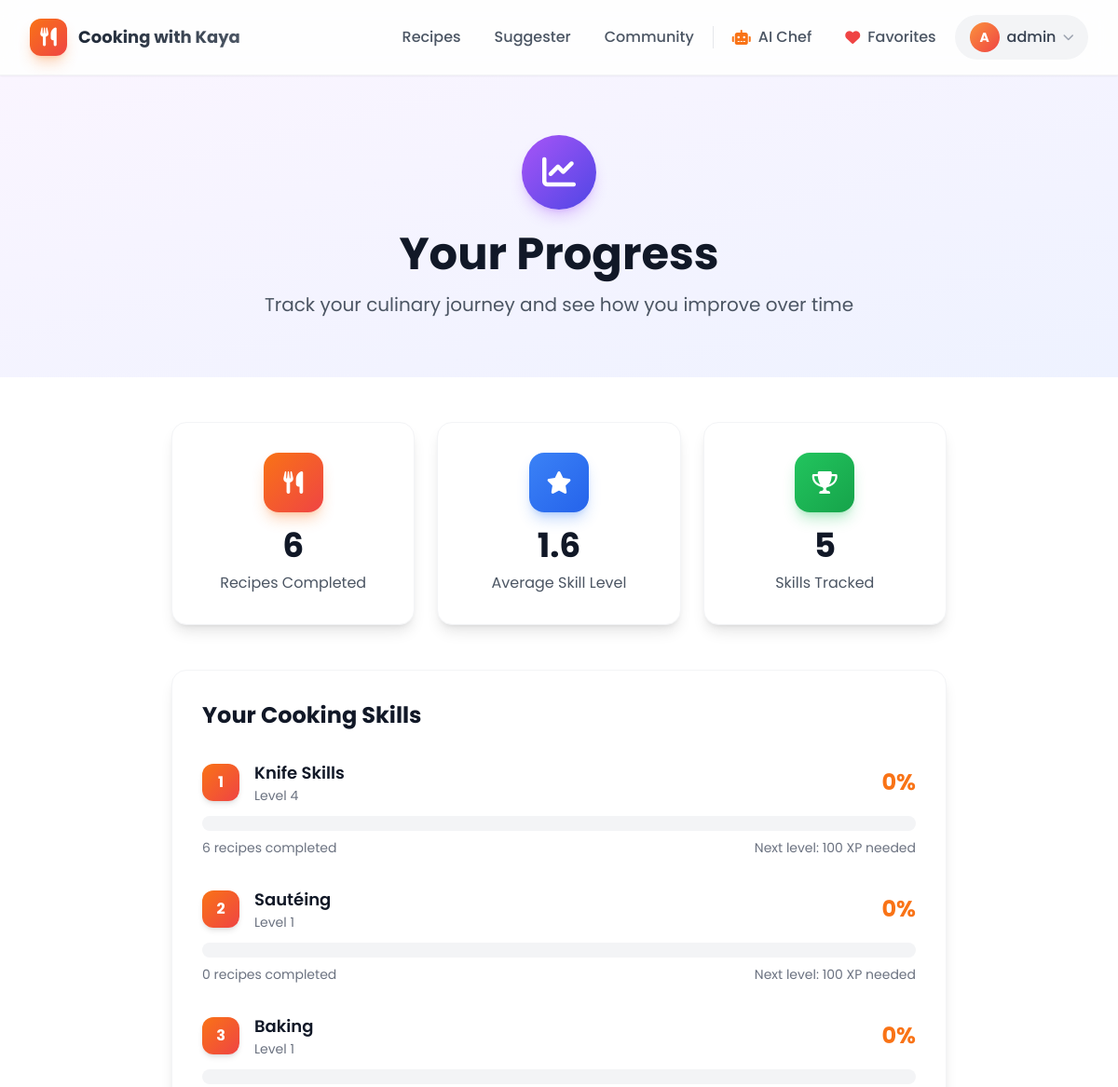
/progress (signed in, upper part), run on an earlier commit of the app's database.
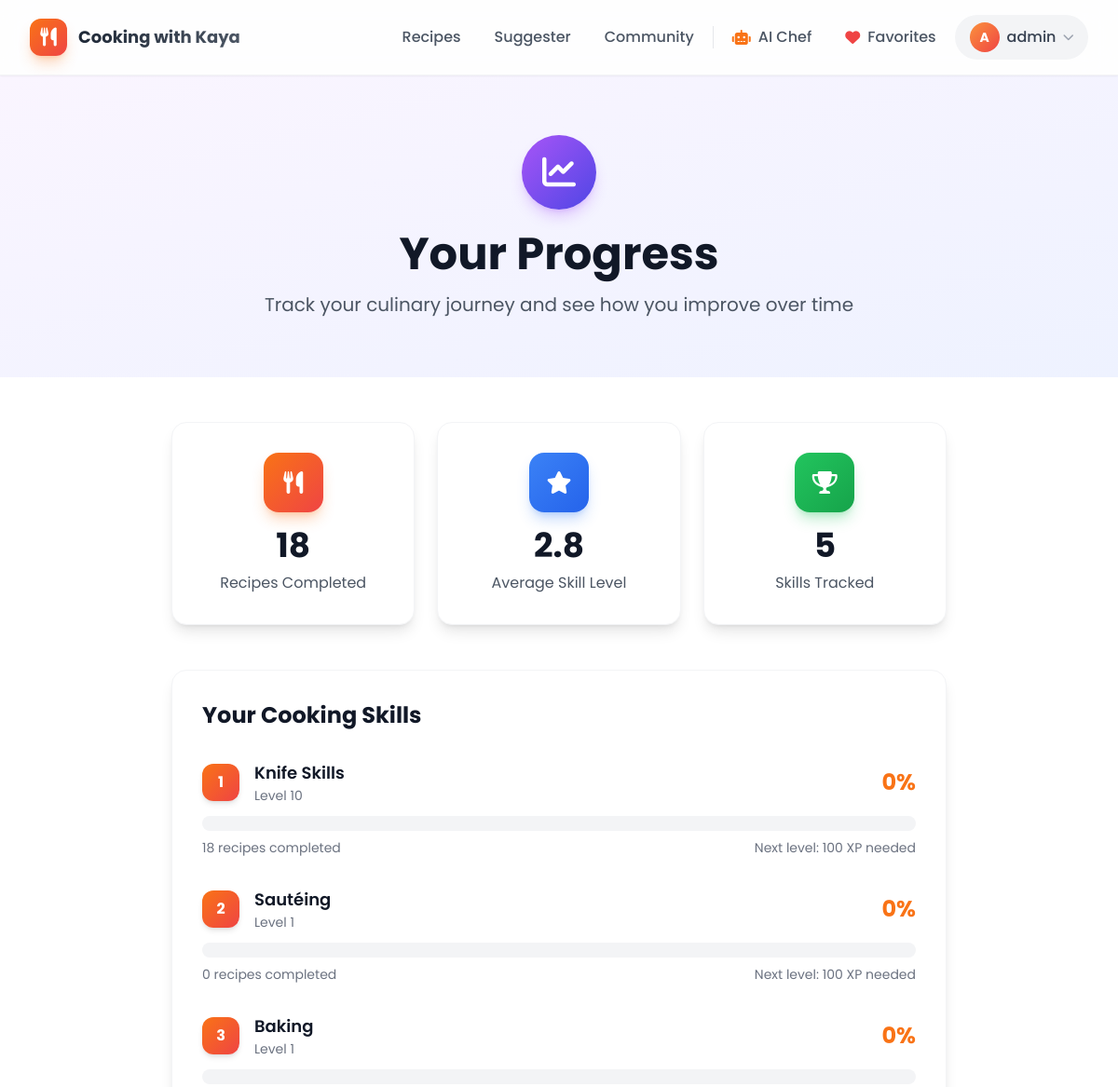
And on a later commit of the database.
### app.py (models this page shows)
class Progress(db.Model):
    id = db.Column(db.Integer, primary_key=True)
    user_id = db.Column(db.Integer, db.ForeignKey('user.id'))
    skill_name = db.Column(db.String(100))
    level = db.Column(db.Integer, default=1)
    experience = db.Column(db.Integer, default=0)
    completed_recipes = db.Column(db.Integer, default=0)
    last_updated = db.Column(db.DateTime, default=datetime.utcnow)

### app.py (the view)
@app.route('/progress')
@login_required
def progress():
    user_progress = Progress.query.filter_by(user_id=current_user.id).all()
    total_recipes = sum(p.completed_recipes for p in user_progress)
    avg_level = sum(p.level for p in user_progress) / len(user_progress) if user_progress else 0
    return render_template('progress.html',
                         progress=user_progress,
                         total_recipes=total_recipes,
                         avg_level=avg_level)

### app.py (called while the page is built)
@login_manager.user_loader
def load_user(user_id):
    return User.query.get(int(user_id))

### templates/progress.html (shortened to what the changed rows need)
{% extends "base.html" %}
{% block content %}
<section class="relative py-16 bg-gradient-to-br from-purple-50 to-indigo-50">
    <div class="max-w-7xl mx-auto px-4 sm:px-6 lg:px-8">
        <div class="text-center max-w-3xl mx-auto">
            <h1 class="text-4xl lg:text-5xl font-bold text-gray-900 mb-4">Your Progress</h1>
        </div>
    </div>
</section>
<section class="py-12 bg-white">
    <div class="max-w-4xl mx-auto px-4 sm:px-6 lg:px-8">
        <div class="grid md:grid-cols-3 gap-6 mb-12">
            <div class="bg-white rounded-2xl shadow-lg p-8 text-center border border-gray-100 hover:shadow-xl transition-shadow">
                <div class="w-16 h-16 bg-gradient-to-br from-orange-500 to-red-500 rounded-2xl flex items-center justify-center mx-auto mb-4 shadow-lg shadow-orange-500/30">
                    <i class="fas fa-utensils text-2xl text-white"></i>
                </div>
                <div class="text-4xl font-bold text-gray-900 mb-2">{{ total_recipes }}</div>
                <p class="text-gray-600">Recipes Completed</p>
            </div>
            <div class="bg-white rounded-2xl shadow-lg p-8 text-center border border-gray-100 hover:shadow-xl transition-shadow">
                <div class="w-16 h-16 bg-gradient-to-br from-blue-500 to-blue-600 rounded-2xl flex items-center justify-center mx-auto mb-4 shadow-lg shadow-blue-500/30">
                    <i class="fas fa-star text-2xl text-white"></i>
                </div>
                <div class="text-4xl font-bold text-gray-900 mb-2">{{ avg_level|round(1) }}</div>
                <p class="text-gray-600">Average Skill Level</p>
            </div>
        </div>
        <div class="bg-white rounded-2xl shadow-lg p-8 mb-8 border border-gray-100">
            <h2 class="text-2xl font-bold text-gray-900 mb-8">Your Cooking Skills</h2>
            <div class="space-y-8">
                {% for skill in progress %}
                <div>
                    <div class="flex justify-between items-center mb-3">
                        <div class="flex items-center">
                            <span class="w-10 h-10 bg-gradient-to-br from-orange-500 to-red-500 rounded-xl flex items-center justify-center text-white font-bold mr-4 shadow-md">
                                {{ loop.index }}
                            </span>
                            <div>
                                <h3 class="font-semibold text-lg text-gray-900">{{ skill.skill_name }}</h3>
                                <p class="text-sm text-gray-500">Level {{ skill.level }}</p>
                            </div>
                        </div>
                        <span class="text-2xl font-bold text-orange-500">{{ skill.experience }}%</span>
                    </div>
                    <div class="h-4 bg-gray-100 rounded-full overflow-hidden">
                    </div>
                    <div class="flex justify-between mt-2 text-sm text-gray-500">
                        <span>{{ skill.completed_recipes }} recipes completed</span>
                        <span>Next level: {{ 100 - skill.experience }} XP needed</span>
                    </div>
                </div>
                {% endfor %}
            </div>
        </div>
    </div>
</section>
{% endblock %}

What changed in the data, as far as the page shows it:
changed Progress "Knife Skills": level "4" → "10"; completed_recipes "6" → "18"
Also different on the page:
{{ total_recipes }}: "6" → "18"
{{ avg_level|round(1) }}: "1.6" → "2.8"
